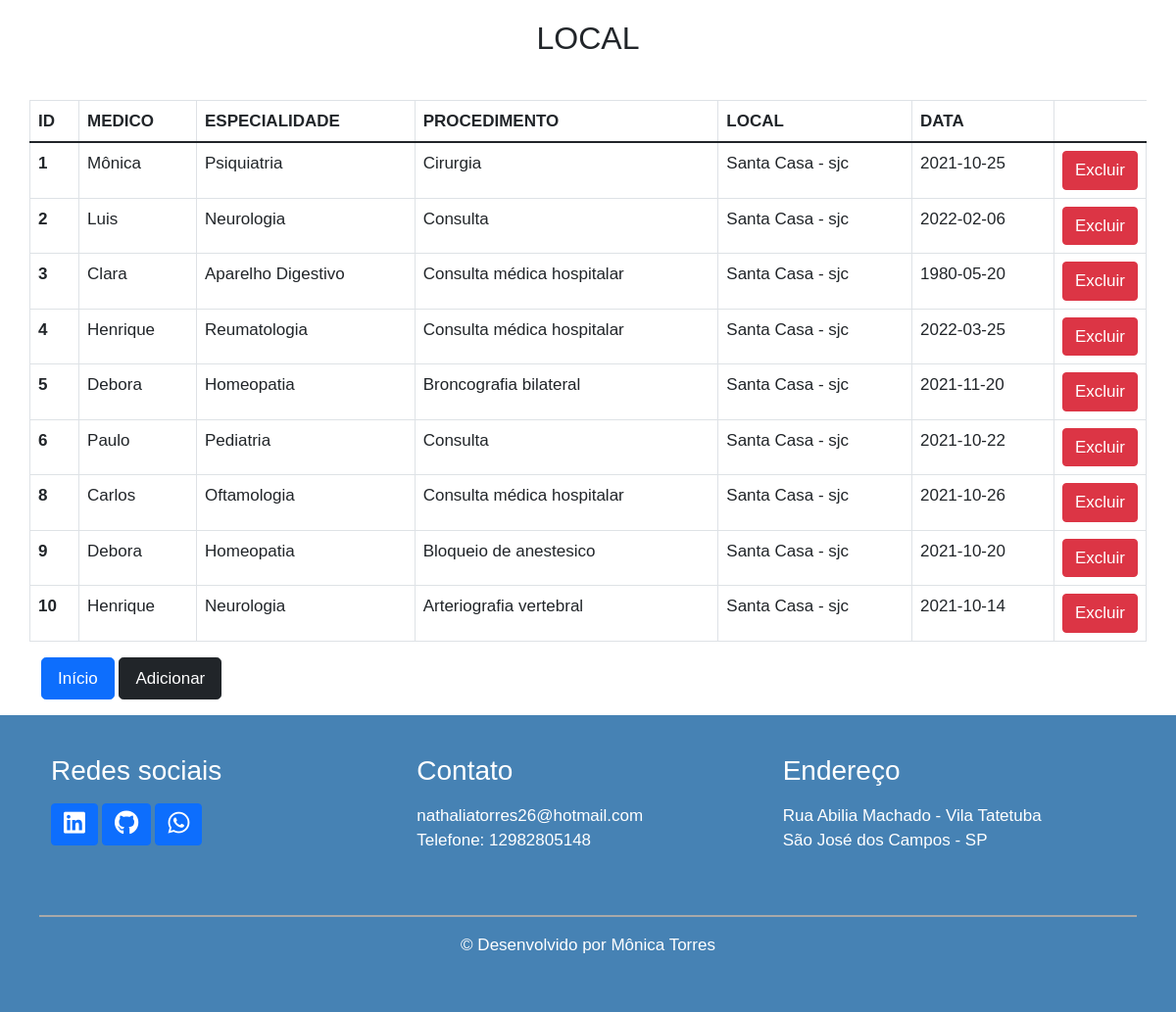
Screenshot of /index_local.php with the database file from the repository.
### tables this page shows
CREATE TABLE `localatendimento` (
  `id` int(11) NOT NULL,
  `data` date DEFAULT NULL,
  `especialidade` varchar(50) DEFAULT NULL,
  `local` varchar(50) DEFAULT NULL,
  `medico` varchar(25) DEFAULT NULL,
  `procedimento` varchar(70) DEFAULT NULL
);

### index_local.php (the view, shortened to what this page needs)
<!DOCTYPE html>
<html lang="pt-br">
<head>
    <link rel="stylesheet" href="assets/css/bootstrap.min.css">
    <link rel="stylesheet" href="./assets/css/style.css">
    <link rel="stylesheet" href="https://pro.fontawesome.com/releases/v5.10.0/css/all.css" />
</head>
<body>
    <section class="home-local">
        <div class="container">
            <div class="jumbotron">
                <div class="row">
                    <h2>Local</h2>
                </div>
            </div>
            <div class="row">
                <table class="table table-bordered table-hover">
                    <thead>
                        <tr>
                            <th scope="col">Id</th>
                            <th scope="col">medico</th>
                            <th scope="col">especialidade</th>
                            <th scope="col">procedimento</th>
                            <th scope="col">local</th>
                            <th scope="col">data</th>
                        </tr>
                    </thead>
                    <tbody>
                        <?php
                        $pdo = Banco::conectar();
                        $sql = 'SELECT * FROM localatendimento ORDER BY id ASC';
                        foreach ($pdo->query($sql) as $row) {
                            echo '<tr>';
                            echo '<th scope="row">' . $row['id'] . '</th>';
                            echo '<td>' . $row['medico'] . '</td>';
                            echo '<td>' . $row['especialidade'] . '</td>';
                            echo '<td>' . $row['procedimento'] . '</td>';
                            echo '<td>' . $row['local'] . '</td>';
                            echo '<td>' . $row['data'] . '</td>';
                            echo '<td width=10>';
                            echo '<a class="btn btn-danger" href="tables/local/delete_local.php?id=' . $row['id'] . '">Excluir</a>';
                            echo '</td>';
                            echo '</tr>';
                        }
                        ?>
                    </tbody>
                </table>
            </div>
            <div class="row">
                <div class="col-md-12">
                    <p>
                        <a href="index.php" class="btn btn-lg btn-primary">Início</a>
                        <a href="tables/local/create_local.php" class="btn btn-lg btn-dark">Adicionar</a>
                    </p>
                </div>
            </div>
        </div>
    </section>
    <?php include("footer.php"); ?>
</body>
</html>

### assets/css/style.css (style rules this page uses)
p, a, input, th, td { font-size: 17px!important; font-family: 'Montserrat', sans-serif; text-decoration: none; line-height: 25px; }
h1, h2, h3, h4, h5, h6 { font-family: 'Montserrat', sans-serif; font-weight: 500; }
.btn { font-family: 'Montserrat', sans-serif!important; }
h2, th { text-transform: uppercase; }
.home-aten h2, .home-bene h2, .home-espe h2, .home-local h2, .home-med h2, .home-pro h2 { text-align: center; margin: 20px 0; }

### rows the page displays
localatendimento: id "1", medico "Mônica", especialidade "Psiquiatria", procedimento "Cirurgia", local "Santa Casa - sjc", data "2021-10-25"
localatendimento: id "2", medico "Luis", especialidade "Neurologia", procedimento "Consulta", local "Santa Casa - sjc", data "2022-02-06"
localatendimento: id "3", medico "Clara", especialidade "Aparelho Digestivo", procedimento "Consulta médica hospitalar", local "Santa Casa - sjc", data "1980-05-20"
localatendimento: id "4", medico "Henrique", especialidade "Reumatologia", procedimento "Consulta médica hospitalar", local "Santa Casa - sjc", data "2022-03-25"
localatendimento: id "5", medico "Debora", especialidade "Homeopatia", procedimento "Broncografia bilateral", local "Santa Casa - sjc", data "2021-11-20"
localatendimento: id "6", medico "Paulo", especialidade "Pediatria", procedimento "Consulta", local "Santa Casa - sjc", data "2021-10-22"
localatendimento: id "8", medico "Carlos", especialidade "Oftamologia", procedimento "Consulta médica hospitalar", local "Santa Casa - sjc", data "2021-10-26"
localatendimento: id "9", medico "Debora", especialidade "Homeopatia", procedimento "Bloqueio de anestesico", local "Santa Casa - sjc", data "2021-10-20"
localatendimento: id "10", medico "Henrique", especialidade "Neurologia", procedimento "Arteriografia vertebral", local "Santa Casa - sjc", data "2021-10-14"
